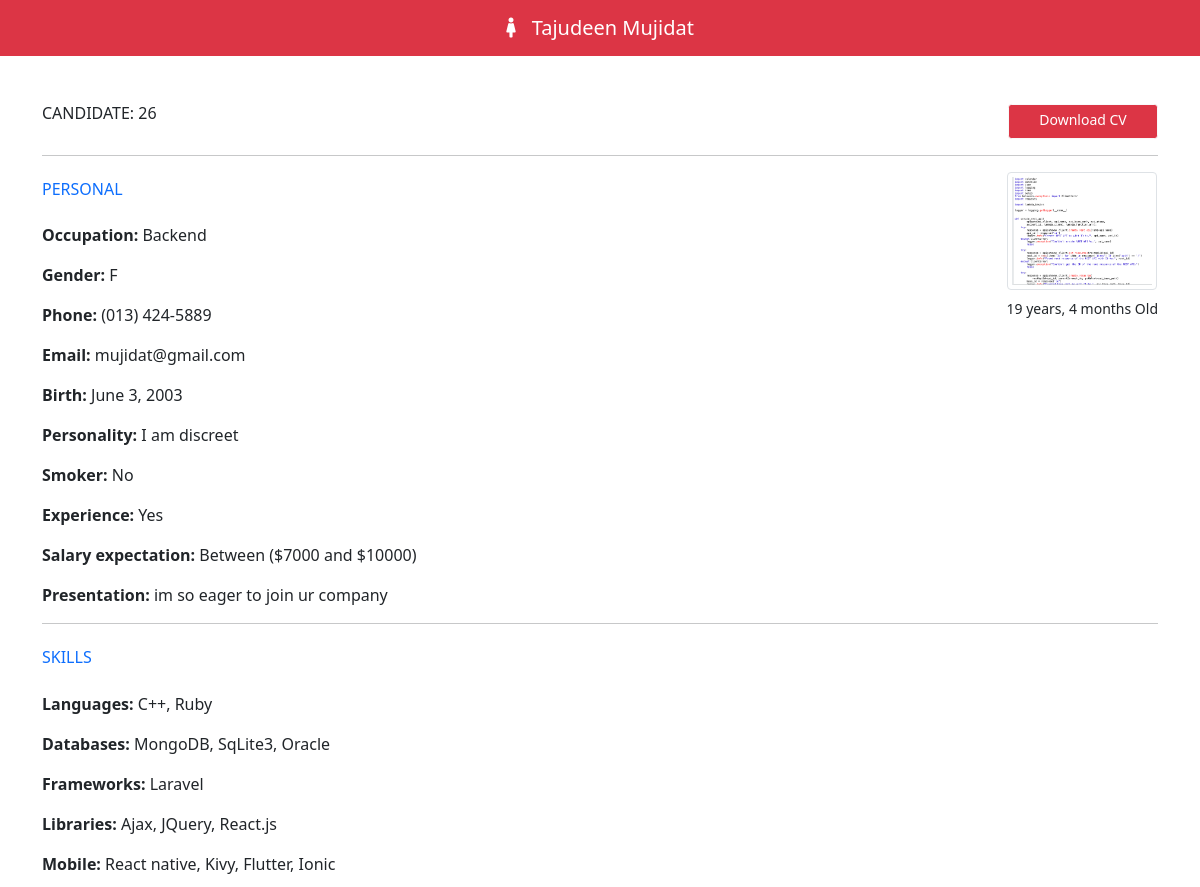
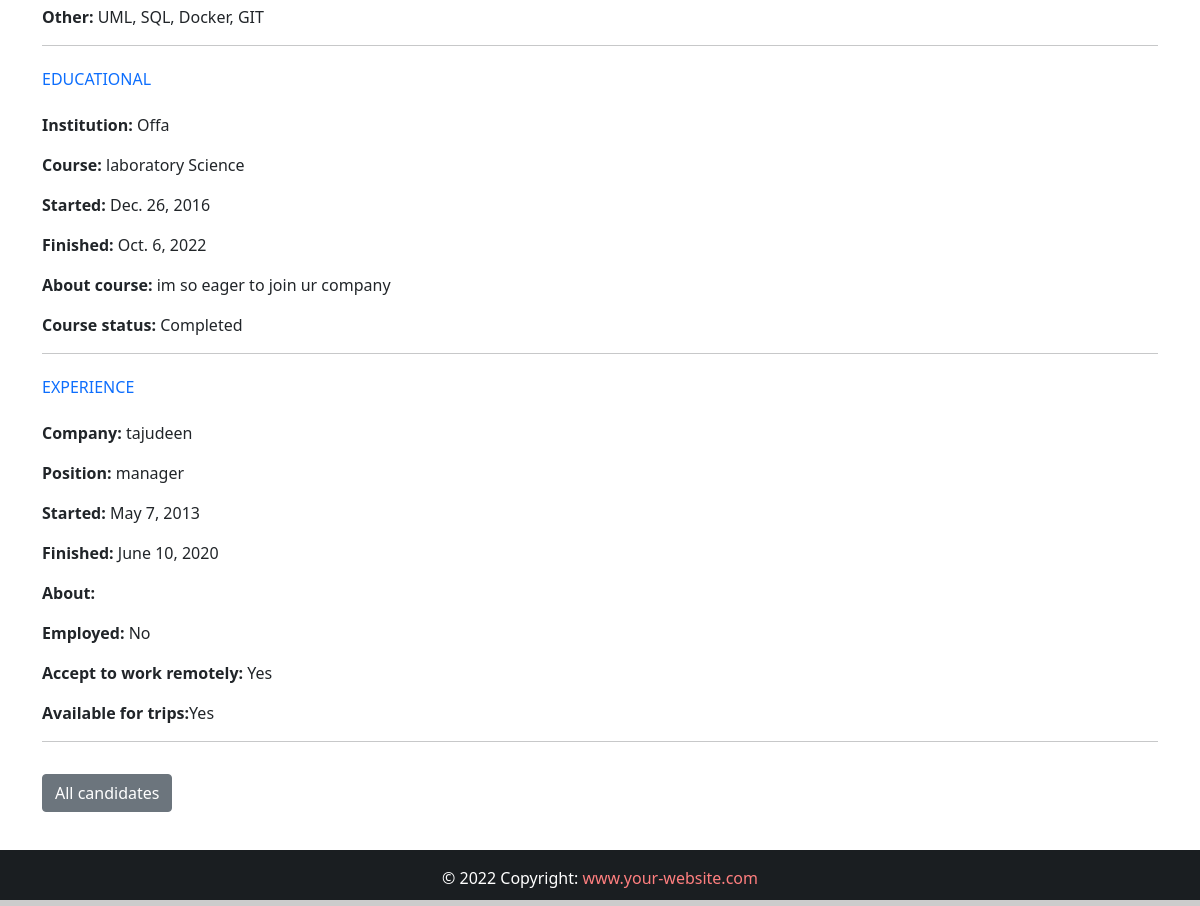
Page /candidate/26/ (signed in) on the committed database (2 pictures, top to bottom).
### app/models.py (models this page shows, shortened)
class candidate(models.Model):
    first_name = models.CharField(max_length=50)
    last_name = models.CharField(max_length=50)
    job = models.CharField(max_length=5, verbose_name='Job code')
    birth =models.DateField(auto_now=False, auto_now_add=False, verbose_name='Birthday')
    phone = models.CharField(max_length=18)
    personality = models.CharField(max_length=50, null=True, choices=PERSONALITY)
    salary = models.CharField(max_length=50, verbose_name='Salary expectation')
    gender = models.CharField(max_length=7)
    experience = models.BooleanField(null=True)
    smoker = models.CharField(max_length=10, null=True, choices=SMOKER, default="")
    email = models.EmailField(max_length=50)
    message = models.TextField(verbose_name='Presentation')
    file = models.FileField(upload_to='resume', blank=True, verbose_name='Resume')
    image = models.ImageField(upload_to='photo', blank=True, verbose_name='Photo')
    created_at = models.DateTimeField(auto_now_add=True)
    updated_at = models.DateTimeField(auto_now=True)
    Situation = models.CharField(max_length=50, null=True, choices=SITUATION, default='Pending')
    company_note = models.TextField(blank=True)
    frameworks = MultiSelectField(choices=FRAMEWORKS, default="", max_length=50)
    languages = MultiSelectField(choices=LANGUAGES, default="", max_length=50)
    databases = MultiSelectField(choices=DATABASES, default="", max_length=50)
    libraries = MultiSelectField(choices=LIBRARIES, default="", max_length=50)
    mobile = MultiSelectField(choices=MOBILE, default="", max_length=50)
    others = MultiSelectField(choices=OTHERS, default="", max_length=50)
    institution = models.CharField(max_length=50)
    course = models.CharField(max_length=50)
    started_course = models.DateField(auto_now=False, auto_now_add=False)
    finished_course = models.DateField(auto_now=False, auto_now_add=False)
    about_course = models.TextField()
    status_course = models.CharField(max_length=50, null=True, choices=STATUS_COURSE)
    company = models.CharField(max_length=50)
    position = models.CharField(max_length=50)
    started_job = models.DateField(auto_now=False, auto_now_add=False)
    finished_job = models.DateField(auto_now=False, auto_now_add=False)
    about_job = models.TextField()
    employed = models.BooleanField(null=True, verbose_name='I am employed')
    remote = models.BooleanField(null=True, verbose_name='I agree to work remotely')
    travel = models.BooleanField(null=True, verbose_name="I'm available for travel")

### app/views.py (the view)
# urls.py: path('candidate/<int:candidate_id>/', views.Candidate, name='candidate'),
@login_required(login_url='loginpage')
@cache_control(no_cache=True, must_revalidate=True, no_store=True)
def Candidate(request, candidate_id):
    candidateObj = get_object_or_404(candidate, id=candidate_id)
    context= {
        'candidate': candidateObj
    }
    return render(request, 'app/candidate.html', context)

### app/templates/app/candidate.html (shortened to what this page needs)
{% extends 'base.html' %}
{% block navbar %}
    {% if candidate.gender == 'F' %}
        bg-danger
    {% else %}
        bg-primary
    {% endif %}
{% endblock navbar %}
{% block nav-content %}
<a class="navbar-brand flex-grow-1 text-center text-lighy" style="left:50%; transform: translateX(-50%); position: relative;">
    <i class="fas {% if candidate.gender == 'F' %} fa-female {% else %} fa-male{% endif %} f-size">
    </i>&nbsp;&nbsp; {{candidate.first_name}} {{candidate.last_name}}
</a>
{% endblock nav-content %}
{% block footer-color %}
    {% if candidate.gender == 'F' %}
        style="color: #ff7f7f;"
    {% else %}
        style="color: #89cff0;"
    {% endif %}
{% endblock footer-color %}
{% block content %}
<div class="container mt-5">
    <div class="d-flex justify-content-between">
        <h6 class="mb-3">CANDIDATE: {{ candidate.id}}</h6>
        <a class="btn {% if candidate.gender == 'F' %} btn-danger {% else %} btn-primary {% endif %} btn-sm border-light"
            href="{{candidate.file.url}}"
            style="width: 150px;">Download CV</a>
    </div>
    <hr>
    <div class="float-end">
        <img src="{{candidate.image.url}}" class="img-fluid img-thumbnail" width="150" height="150">
        <div class="text-center mt-2" style="font-size: 14px;">{{candidate.birth|timesince}} Old</div>
    </div>
    <h6 class="text-primary mb-4 mt-4">PERSONAL</h6>
    {% if candidate.job == 'FR-22' %}
    <p><strong>Occupation:</strong> Frontend</p>
    {% elif candidate.job == 'BA-10' %}
    <p><strong>Occupation:</strong> Backend</p>
    {% else %}
    <p><strong>Occupation:</strong> Fullstack</p>
    {% endif %}
    <p><strong>Gender:</strong> {{candidate.gender}}</p>
    <p><strong>Phone:</strong> {{candidate.phone}}</p>
    <p><strong>Email:</strong> {{candidate.email}}</p>
    <p><strong>Birth:</strong> {{candidate.birth}}</p>
    <p><strong>Personality:</strong> {{candidate.personality}}</p>
    {% if candidate.smoker == '1' %}
    <p><strong>Smoker:</strong> Yes</p>
    {% else %}
    <p><strong>Smoker:</strong> No</p>
    {% endif %}
    {% if candidate.experience == True %}
    <p><strong>Experience:</strong> Yes</p>
    {% else %}
    <p><strong>Experience:</strong> <span class="text-danger">No</span></p>
    {% endif %}
    <p><strong>Salary expectation:</strong> {{candidate.salary}}</p>
    <p><strong>Presentation:</strong> {{candidate.message}}</p>
    <hr>
    <h6 class="text-primary mb-4 mt-4">SKILLS</h6>
    <p><strong>Languages:</strong> {{candidate.languages}}</p>
    <p><strong>Databases:</strong> {{candidate.databases}}</p>
    <p><strong>Frameworks:</strong> {{candidate.frameworks}}</p>
    <p><strong>Libraries:</strong> {{candidate.libraries}}</p>
    <p><strong>Mobile:</strong> {{candidate.mobile}}</p>
    <p><strong>Other:</strong> {{candidate.others}}</p>
    <hr>
    <h6 class="text-primary mb-4 mt-4">EDUCATIONAL</h6>
    <p><strong>Institution:</strong> {{candidate.institution}}</p>
    <p><strong>Course:</strong> {{candidate.course}}</p>
    <p><strong>Started:</strong> {{candidate.started_course}}</p>
    <p><strong>Finished:</strong> {{candidate.finished_course}}</p>
    <p><strong>About course:</strong> {{candidate.about_course}}</p>
    {% if candidate.status_course == 'I took a break' %}
    <p><strong>Course status: </strong><span class="text-danger">{{candidate.status_course}}</span></p>
    {% else %}
    <p><strong>Course status: </strong>{{candidate.status_course}}</p>
    {% endif %}
    <hr>
    <h6 class="text-primary mb-4 mt-4">EXPERIENCE</h6>
    <p><strong>Company:</strong> {{candidate.company}}</p>
    <p><strong>Position:</strong> {{candidate.position}}</p>
    <p><strong>Started:</strong> {{candidate.started_job}}</p>
    <p><strong>Finished:</strong> {{candidate.finished_job}}</p>
    <p><strong>About: </strong> {{candidate.about_job}}</p>
    {% if candidate.employed == True %}
    <p><strong>Employed:</strong> <span class="text-primary">Yes</span></p>
    {% else %}
    <p><strong>Employed:</strong> No</p>
    {% endif %}
    {% if candidate.remote == True %}
    <p><strong>Accept to work remotely:</strong> Yes</p>
    {% else %}
    <p><strong>Accept to work remotely:</strong><span class="text-danger"> No</span></p>
    {% endif %}
    {% if candidate.travel == True %}
    <p><strong>Available for trips:</strong>Yes</p>
    {% else %}
    <p><strong>Available for trips:</strong><span class="text-primary"> No</span></p>
    {% endif %}
    <hr>
    <a href="{% url 'candidates' %}" class="btn btn-secondary mt-3 mb-3">All candidates</a>
</div>
<br>
<br>
<br>
{% endblock content %}

### static/css/style.css (style rules this page uses)
html, body { scroll-behavior: smooth; height: 100%; margin: 0; max-width: 100%; }
a { text-decoration: none !important; }

### rows in the picture
candidate: first_name "Tajudeen", last_name "Mujidat", id "26", image (picture), birth "19 years, 4 months", gender "F", phone "(013) 424-5889", email "mujidat@gmail.com", birth "June 3, 2003", personality "I am discreet", salary "Between ($7000 and $10000)", message "im so eager to join ur company", languages "C++, Ruby", databases "MongoDB, SqLite3, Oracle", frameworks "Laravel", libraries "Ajax, JQuery, React.js", mobile "React native, Kivy, Flutter, Ionic", others "UML, SQL, Docker, GIT", institution "Offa", course "laboratory Science", started_course "Dec. 26, 2016", finished_course "Oct. 6, 2022", about_course "im so eager to join ur company", status_course "Completed", company "tajudeen", position "manager", started_job "May 7, 2013", finished_job "June 10, 2020"
